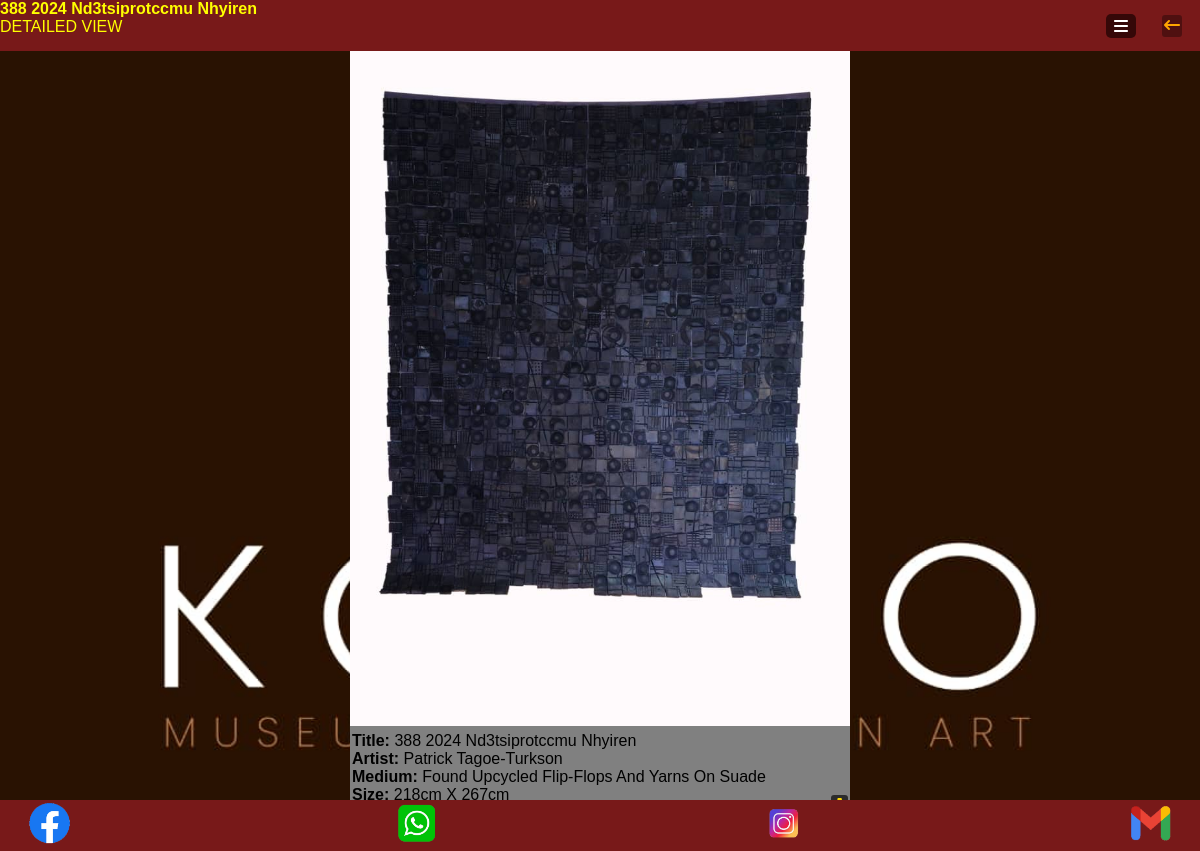
The app's page /exhibit_detail/65cbf00c-2cd6-4899-a24a-443bbe51f980/, older data.
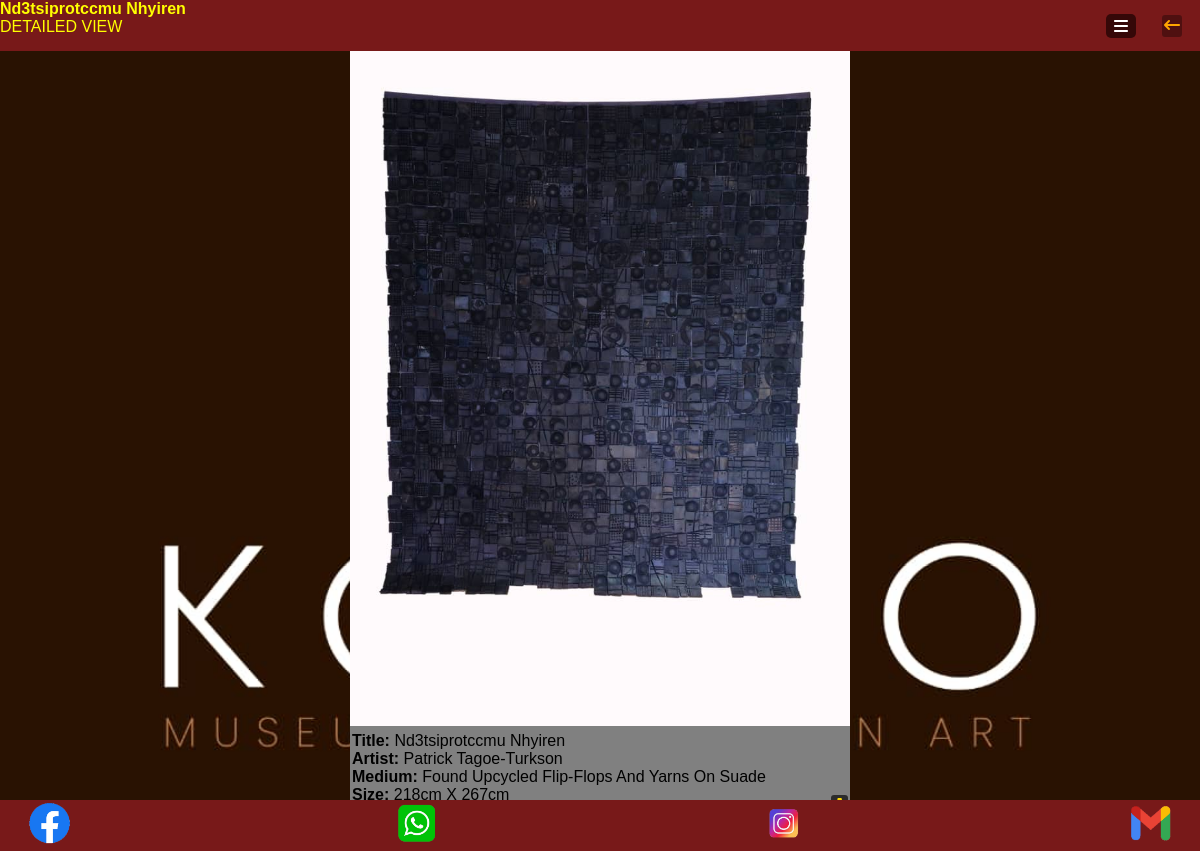
The same page, newer data.
### core/models.py (models this page shows)
class Exhibit(models.Model):
    id = models.UUIDField(primary_key=True, default=uuid.uuid4)
    artist = models.CharField(max_length=100, choices=ARTIST_CHOICES)
    image = models.ImageField(upload_to='product_image', null=True, blank=True)
    title = models.CharField(max_length=100, blank=True)
    medium = models.CharField(max_length=100, blank=True)
    size = models.CharField(max_length=100, blank=True)
    price = models.CharField(max_length=100, blank=True)

### core/views.py (the view)
# urls.py: path('exhibit_detail/<uuid:exhibit_id>/', views.exhibit_detail, name='exhibit_detail'),
def exhibit_detail(request, exhibit_id):
    page = "exhibit"
    exhibit = get_object_or_404(Exhibit, id=exhibit_id)
    context = {
        'page': page,
        'exhibit': exhibit
    }
    return render(request, 'core/product_details.html', context)

### core/templates/core/product_details.html (shortened to what this page needs)
<!DOCTYPE html>
{% load static %}
<html lang="en">
<head>
    <link rel="stylesheet" href="{% static 'css/uikit.css' %}">
    <link rel="stylesheet" href="{% static 'css/details.css' %}">
    <link rel="stylesheet" href="{% static 'css/all.css' %}">
</head>
<body>
  {% include 'core/navbar.html' %}
    <main>
        {% if page == "exhibit" %}
        <div class="product-wrapper">
            <div class="image-container" uk-lightbox>
                <a href="{{ exhibit.image.url }}">
                    <img src="{{ exhibit.image.url }}" alt="" class="exhibit-image">
                </a>
            </div>
            <div class="details">
                <div class="tittle"><span>Title:</span> {{ exhibit.title }}</div>
                <div class="tittle"><span>Artist:</span> {{ exhibit.artist }}</div>
                <div class="tittle"><span>medium:</span> {{ exhibit.medium }}</div>
                <div class="tittle"><span>size:</span> {{ exhibit.size }}</div>
                <a href="{{ exhibit.image.url }}" download="" class="cart-button"><i class="fa fa-down-long"></i></a>
            </div>
        </div>
        {% endif %}
    </main>
    {% include 'core/footer.html' %}
</body>
</html>

### core/templates/core/navbar.html (shortened to what this page needs)
<!DOCTYPE html>
{% load static %}
<html lang="en">
<head>
    <link rel="stylesheet" href="{%static 'css/nav.css'%}">
    <link rel="stylesheet" href="{%static 'css/uikit.css'%}">
    <link rel="stylesheet" href="{%static 'css/all.css'%}">
</head>
<body>
    <nav>
        {% if page == 'home' %}
        <div class="logo">
            <h4>KONYO</h4>
            <span>MUSEUM OF GHANAIAN ART</span>
        </div>
        {% elif page == 'exhibit' %}
        <div class="logo2">
            <h4>
                {{ exhibit.title }}
            </h4>
            <span>DETAILED VIEW</span>
        </div>
        {% elif page == 'about' %}
        <div class="logo2">
            <span>ABOUT US</span>
        </div>
        {% endif %}
        <ul class="menu">
            <li><a href="#" onclick="toggleMenu()" class="menu-opener">
                <i class="fa fa-bars"></i></a>
            </li>
            {% if page == 'home' %}
            {% else %}
            <li>
                <a href="javascript:history.back()" id="back">
                    <i class="fa fa-arrow-left-long"></i>
                </a>
            </li>
            {% endif %}
        </ul>
    </nav>
</body>
</html>

Row changes from the older to the newer data that the page shows:
changed Exhibit "Patrick Tagoe-Turkson": title "388 2024 Nd3tsiprotccmu Nhyiren" → "Nd3tsiprotccmu Nhyiren"
